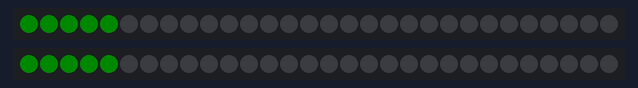
Bench run of a sketch on a simulated ATtiny85, built with avr-gcc and run on an emulated ATtiny85. Shown: 2 × 30 RGB LEDs in strip order, left to right. Dim RGB values are drawn brighter than linear; random numbers use the default seed unless the sketch sets one.

Above: at 0.1 s.
At 5.3 s:
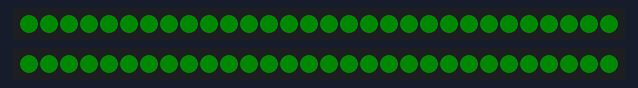
At 6.81 s:
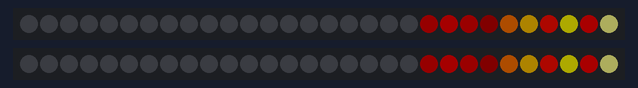
At 15.65 s:
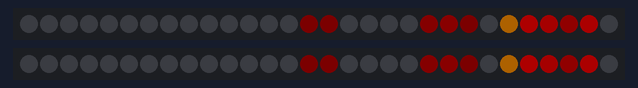
At 23.28 s:
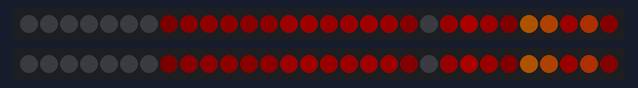
At 39.75 s:
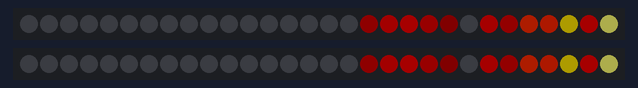

Measured:
- what the display in image 1 shows lasts 1.1 s, from 5.3 s to 6.4 s

The sketch:

firetrinket.ino
```cpp
#include <Adafruit_NeoPixel.h>
#ifdef __AVR__
 #include <avr/power.h> // Required for 16 MHz Adafruit Trinket
#endif

// Which pin on the Arduino is connected to the NeoPixels?
// On a Trinket or Gemma we suggest changing this to 1:
#define LED1_PIN   0
#define LED2_PIN   1

// How many NeoPixels are attached to the Arduino?
#define LED_COUNT 30

// Declare our NeoPixel strip object:
Adafruit_NeoPixel strip1(LED_COUNT, LED1_PIN, NEO_GRB + NEO_KHZ800);
Adafruit_NeoPixel strip2(LED_COUNT, LED2_PIN, NEO_GRB + NEO_KHZ800);
// Argument 1 = Number of pixels in NeoPixel strip
// Argument 2 = Arduino pin number (most are valid)
// Argument 3 = Pixel type flags, add together as needed:
//   NEO_KHZ800  800 KHz bitstream (most NeoPixel products w/WS2812 LEDs)
//   NEO_KHZ400  400 KHz (classic 'v1' (not v2) FLORA pixels, WS2811 drivers)
//   NEO_GRB     Pixels are wired for GRB bitstream (most NeoPixel products)
//   NEO_RGB     Pixels are wired for RGB bitstream (v1 FLORA pixels, not v2)
//   NEO_RGBW    Pixels are wired for RGBW bitstream (NeoPixel RGBW products)

void initialize(){
  for(int i=0; i<6; i++) { // For each pixel...

    // pixels.Color() takes RGB values, from 0,0,0 up to 255,255,255
    // Here we're using a moderately bright green color:
    for(int j=0; j<5; j++){
      strip1.setPixelColor(i*5+j, strip1.Color(0, 50, 0));
      strip2.setPixelColor(i*5+j, strip2.Color(0, 50, 0));
    }
    strip1.show();   // Send pixels1.setPixelColor(i, pixels.Color(0, 150, 0));the updated pixel colors to the hardware.
    strip2.show();   // Send pixels1.setPixelColor(i, pixels.Color(0, 150, 0));the updated pixel colors to the hardware.
    delay(1050); // Pause before next pass through loop
  }
}

// setup() function -- runs once at startup --------------------------------

void setup() {
  // These lines are specifically to support the Adafruit Trinket 5V 16 MHz.
  // Any other board, you can remove this part (but no harm leaving it):
#if defined(__AVR_ATtiny85__) && (F_CPU == 16000000)
  clock_prescale_set(clock_div_1);
#endif
  // END of Trinket-specific code.

  strip1.begin();           // INITIALIZE NeoPixel strip object (REQUIRED)
  strip2.begin();
  strip1.show();            // Turn OFF all pixels ASAP
  strip2.show();
  strip1.setBrightness(50); // Set BRIGHTNESS to about 1/5 (max = 255)
  strip2.setBrightness(50);
  initialize();
  strip1.clear();         //   Set all pixels in RAM to 0 (off)
  strip2.clear();
}

void loop() {
  // put your main code here, to run repeatedly:
  Fire(55,120,15);
}

void Fire(int Cooling, int Sparking, int SpeedDelay) {
  static byte heat[LED_COUNT];
  int cooldown;

  // Step 1.  Cool down every cell a little
  for( int i = 0; i < LED_COUNT; i++) {
    cooldown = random(0, ((Cooling * 10) / LED_COUNT) + 2);

    if(cooldown>heat[i]) {
      heat[i]=0;
    } else {
      heat[i]=heat[i]-cooldown;
    }
  }

  // Step 2.  Heat from each cell drifts 'up' and diffuses a little
  for( int k= LED_COUNT - 1; k >= 2; k--) {
    heat[k] = (heat[k - 1] + heat[k - 2] + heat[k - 2]) / 3;
  }

  // Step 3.  Randomly ignite new 'sparks' near the bottom
  if( random(255) < Sparking ) {
    int y = random(7);
    heat[y] = heat[y] + random(160,255);
    //heat[y] = random(160,255);
  }

  // Step 4.  Convert heat to LED colors
  for( int j = LED_COUNT; j > 0; j--) {
    setPixelHeatColor(j, heat[abs(j-30)] );
  }

  strip1.show();
  strip2.show();
  delay(SpeedDelay);
}

void setPixelHeatColor (int Pixel, byte temperature) {
  // Scale 'heat' down from 0-255 to 0-191
  byte t192 = round((temperature/255.0)*191);

  // calculate ramp up from
  byte heatramp = t192 & 0x3F; // 0..63
  heatramp <<= 2; // scale up to 0..252

  // figure out which third of the spectrum we're in:
  if( t192 > 0x80) {                     // hottest
    strip1.setPixelColor(Pixel, 255, 255, heatramp);
    strip2.setPixelColor(Pixel, 255, 255, heatramp);
  } else if( t192 > 0x40 ) {             // middle
    strip1.setPixelColor(Pixel, 255, heatramp, 0);
    strip2.setPixelColor(Pixel, 255, heatramp, 0);
  } else {                               // coolest
    strip1.setPixelColor(Pixel, heatramp, 0, 0);
    strip2.setPixelColor(Pixel, heatramp, 0, 0);
  }
}
```
